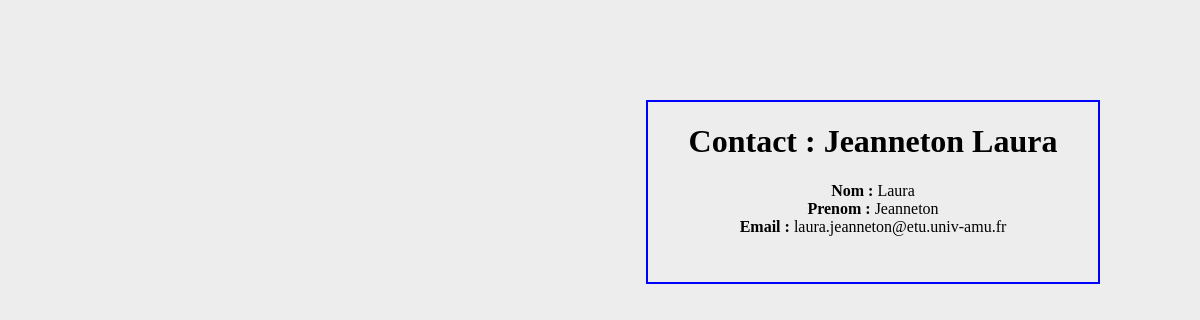
Page /repertoire/1 on the earlier database version.
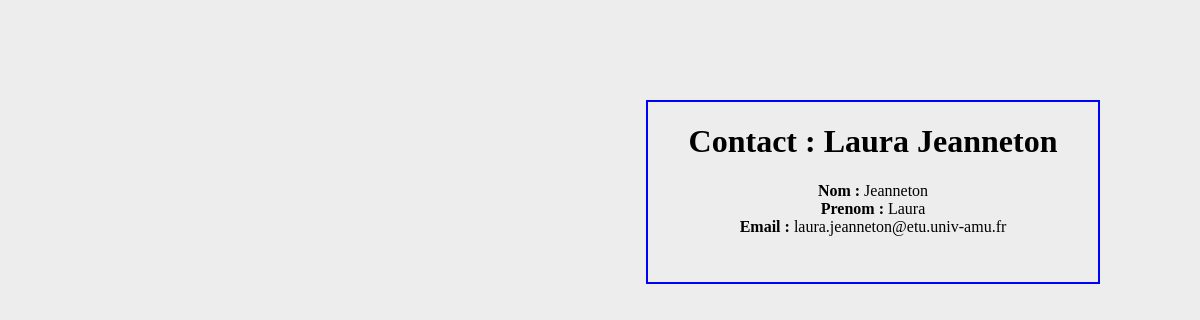
Same page on the later database version.
### repertoire/models.py (models this page shows, shortened)
class Contact(models.Model):
    id = models.AutoField(primary_key=True)
    nom = models.CharField(max_length=20, null=False)
    prenom = models.CharField(max_length=30, null=False)
    email=models.CharField(max_length=50, null=True)
    class Meta:
        ordering = ['nom','-prenom']

### repertoire/views.py (the view)
# urls.py: path('<idUser>',views.details, name='details')
def details(request, idUser):
    user = Contact.objects.get(id=idUser)
    context = {
        'user' : user,
    }
    return render(request,'details.html',context=context)

### templates/details.html (shortened to what this page needs)
<!DOCTYPE html>
<html lang="en" dir="ltr">
  <head>
    {% load static %}
<link rel="stylesheet" type="text/css" href="{% static 'css/style.css' %}">
  </head>
  <body>
    <div class="details">
      <h1><center>Contact : {{user.prenom}} {{user.nom}} </center></h1>
      <b>Nom : </b> {{user.nom}}</br>
      <b>Prenom : </b> {{user.prenom}}</br>
      <b>Email : </b> {{user.email}}</br>
    </div>
  </body>
</html>

Differences in the rows shown:
changed Contact "Laura": prenom "Jeanneton" → "Laura"; nom "Laura" → "Jeanneton"
